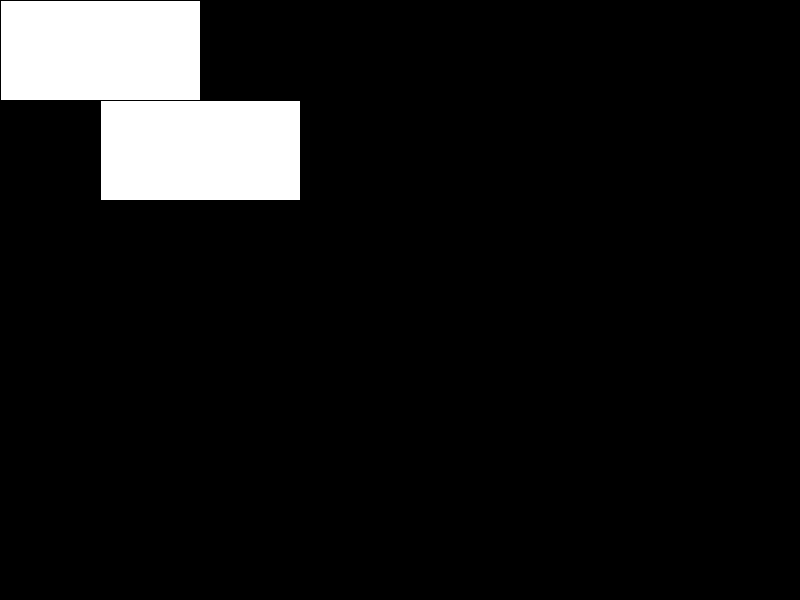
Frame 1 (no input)
Frame 60 (the mouse pressed at the canvas centre just before this capture): identical to frame 1, image omitted
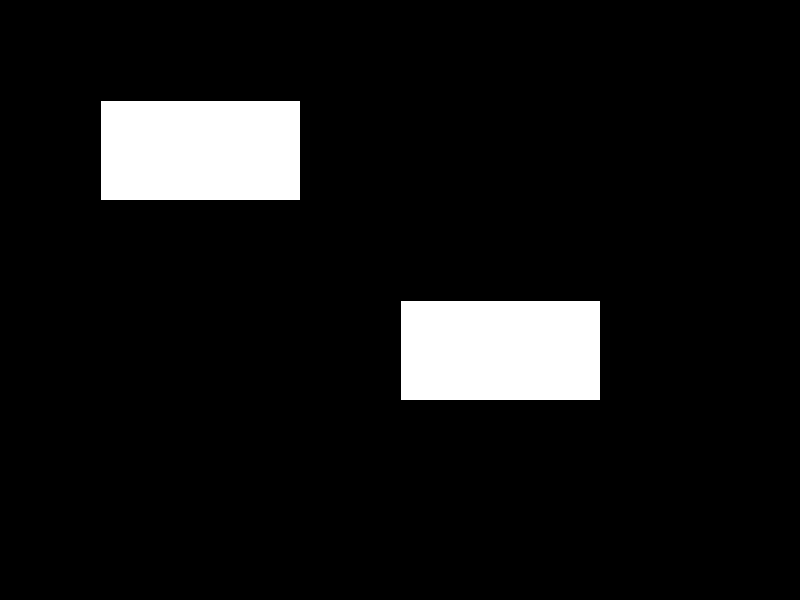
Frame 120 (the mouse held since frame 60 and released just before this capture)

The Processing sketch that drew these frames (run headless with seeded random() and noise(); from frame 60 on, the mouse is pressed at the canvas centre):

// Processing sketch: Tutorial1
// ── Tutorial1.pde
//Unique Functions and Basic Principals.
//void creates a funtion, then you define the name(setup in this case)
//setup is also a unique predefined function which gets called only once in the beggining of execution
void setup()
{
  //takes 2 arguments, window size 800 x 600 in this case.
  //width then height. w x h.
  size(800, 600);
}
//function draw, an infinite loop that draws.
void draw()
{
  //background clears the screen before rendering the rest, 0 is black in hexadecimal.
  background(0);
  /*4 arguments, right, down, width, height. Right and down to find the top 
  left corner and then width and height from that point*/
  rect(100, 100, 200, 100);
  //mouseX is the position x for our mouse pointer, updates every frame
  rect(mouseX, mouseY, 200, 100);
}
